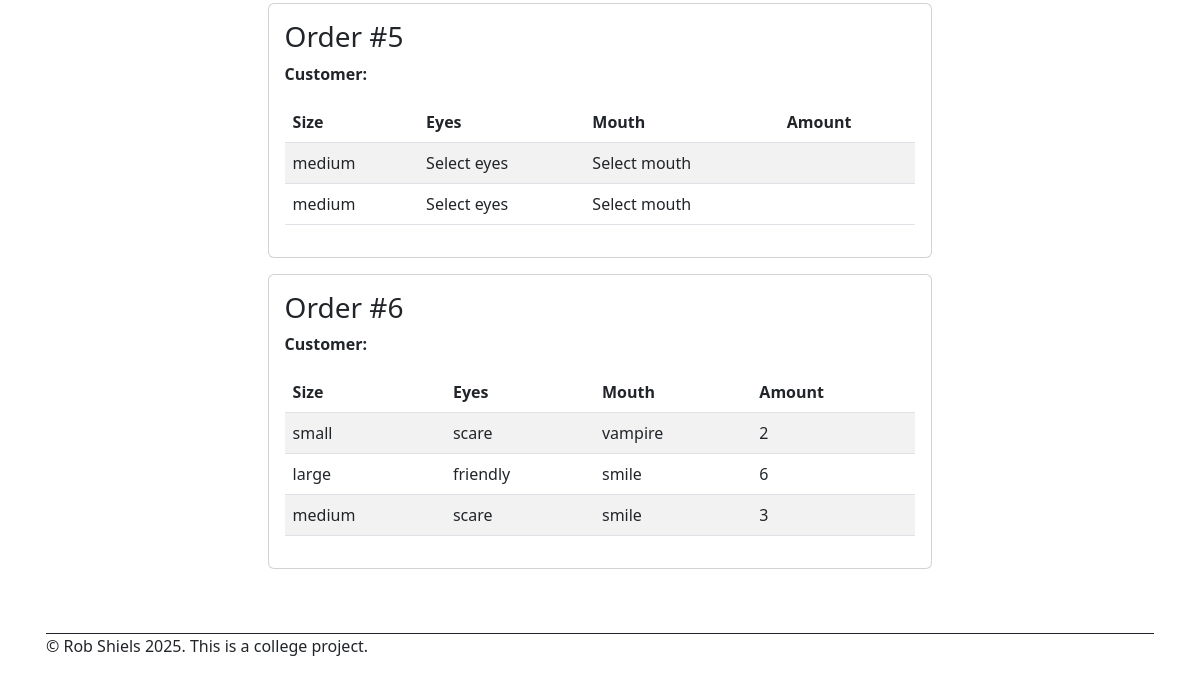
/admin (lower part), run on an earlier commit of the app's database.
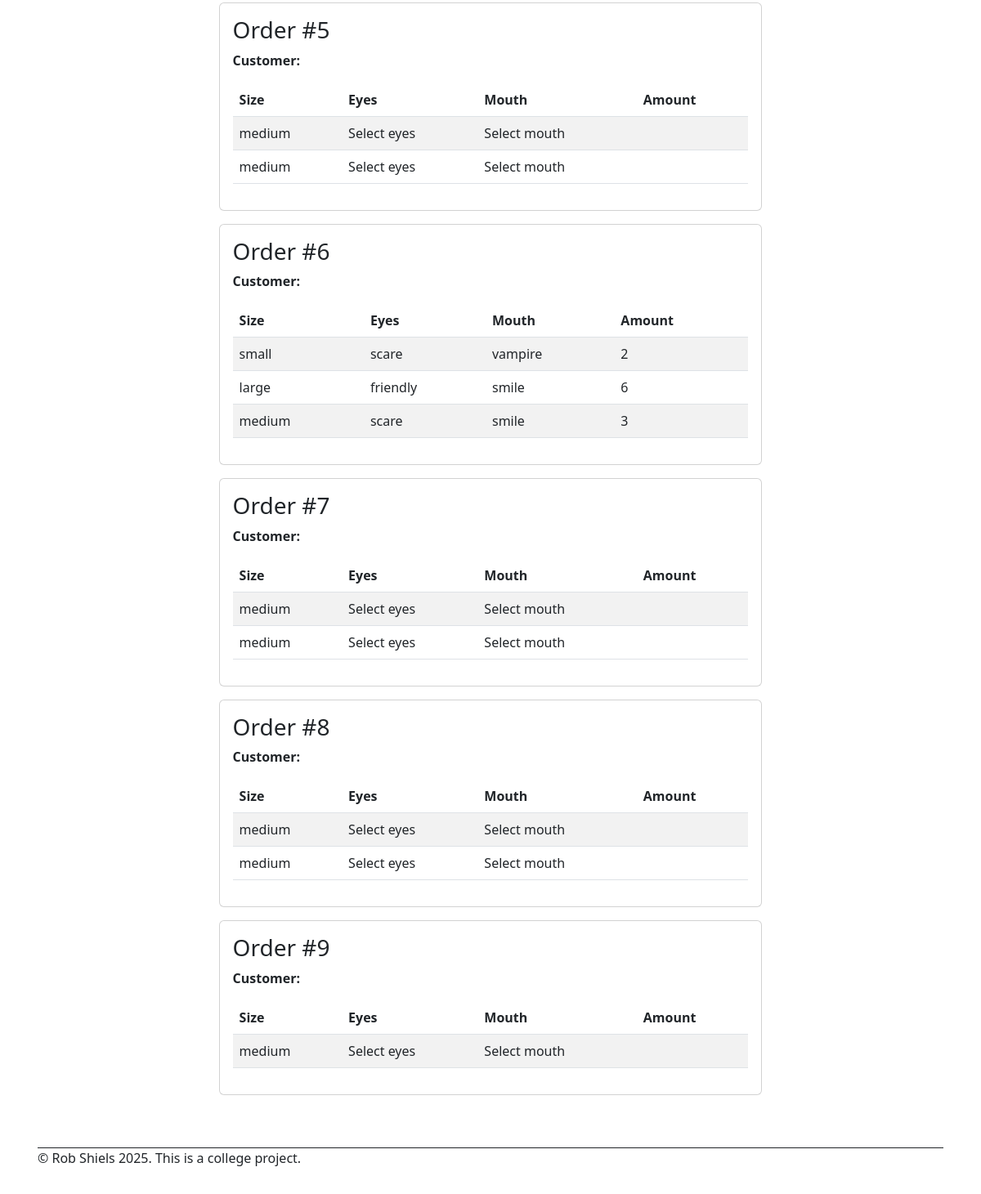
And on a later commit of the database.
### models.py (models this page shows, shortened)
class Order(db.Model):
    __tablename__ = 'order'
    order_id: Mapped[int] = mapped_column(primary_key=True)
    created_at: Mapped[datetime] = mapped_column(nullable=False,  default=lambda: datetime.now(timezone.utc))
    status: Mapped[str] = mapped_column(nullable=True)
    customer_id: Mapped[int] = mapped_column(db.ForeignKey('customer.customer_id'), nullable=True)
    customer = db.relationship('Customer', back_populates='orders')
    pumpkins = db.relationship('PumpkinDesign', back_populates='order')  # one-to-many

class PumpkinDesign(db.Model):
    __tablename__ = 'pumpkin_design'
    design_id: Mapped[int] = mapped_column(primary_key=True)
    size: Mapped[str] = mapped_column(nullable=False)
    eyes: Mapped[str] = mapped_column(nullable=False)
    mouth: Mapped[str] = mapped_column(nullable=False)
    amount: Mapped[int] = mapped_column(nullable=False)
    created_at: Mapped[datetime] = mapped_column(nullable=False,  default=lambda: datetime.now(timezone.utc))
    order_id: Mapped[int] = mapped_column(db.ForeignKey('order.order_id'), nullable=True)  # can be null initially
    order = db.relationship('Order', back_populates='pumpkins')

### app.py (the view)
@app.route("/admin")
def admin_page():
    orders = Order.query.order_by(Order.order_id).all()
    return render_template("admin.html", orders=orders)

### templates/admin.html (shortened to what this page needs)
{% extends "base.html" %}
{% block main %}
        {% for order in orders %}
        <div class="card mb-3 p-3">
            <h3>Order #{{ order.order_id }}</h3>
            <p><strong>Customer:</strong> {{ order.customer_name }}</p>
            {% if order.pumpkins %}
            <table class="table table-striped">
                <thead>
                    <tr>
                        <th>Size</th>
                        <th>Eyes</th>
                        <th>Mouth</th>
                        <th>Amount</th>
                    </tr>
                </thead>
                <tbody>
                    {% for pumpkin in order.pumpkins %}
                    <tr>
                        <td>{{ pumpkin.size }}</td>
                        <td>{{ pumpkin.eyes }}</td>
                        <td>{{ pumpkin.mouth }}</td>
                        <td>{{ pumpkin.amount }}</td>
                    </tr>
                    {% endfor %}
                </tbody>
            </table>
            {% else %}
            <p class="text-muted">No pumpkins for this order yet.</p>
            {% endif %}
        </div>
        {% endfor %}
{% endblock %}

### templates/base.html (shortened to what this page needs)
<!DOCTYPE html>
<html lang="en">
<head>
  <link rel="stylesheet" href="https://cdn.jsdelivr.net/npm/bootstrap@5.2.3/dist/css/bootstrap.min.css"
>
  <link rel="stylesheet" href="{{ url_for('static', filename='css/style.css') }}">
</head>
<body>
  <div id="wrapper">
    <main>
      {% block main %}
      {% endblock %}
    </main>
    <footer class="m-3">
      <p>&copy; Rob Shiels 2025. This is a college project.</p>
    </footer>
  </div>
</body>
</html>

### static/css/style.css (style rules this page uses)
* { margin: 0px; padding: 0px; font-size: 16px; }
html { height: 100%; color: white; }
body { margin: 0px; min-height: 100vh; }
main { grid-area: main; }
footer { grid-area: footer; }
#wrapper { min-height: 100vh; margin-left: auto; margin-right: auto; background-color: white; display: grid; gap: 16px; grid-template-rows: auto 1fr auto; grid-template-areas: "nav" "main" "footer"; }
main { padding: 16px 16px; display: flex; flex-wrap: wrap; align-content: center; flex-direction: column; }
footer { border-top: 1px solid #212529; margin-top: auto; }
@media (min-width: 480px) { body { margin: 0px 24px; max-width: 1140px; margin-left: auto; margin-right: auto; } }
@media (min-width: 480px) { .card { width:60%; } }

What changed in the data, as far as the page shows it:
added Order: order_id "7"
added PumpkinDesign: size "medium", eyes "Select eyes", mouth "Select mouth", shown under "7"
added PumpkinDesign: size "medium", eyes "Select eyes", mouth "Select mouth", shown under "7"
added Order: order_id "8"
added PumpkinDesign: size "medium", eyes "Select eyes", mouth "Select mouth", shown under "8"
added PumpkinDesign: size "medium", eyes "Select eyes", mouth "Select mouth", shown under "8"
added Order: order_id "9"
added PumpkinDesign: size "medium", eyes "Select eyes", mouth "Select mouth", shown under "9"
